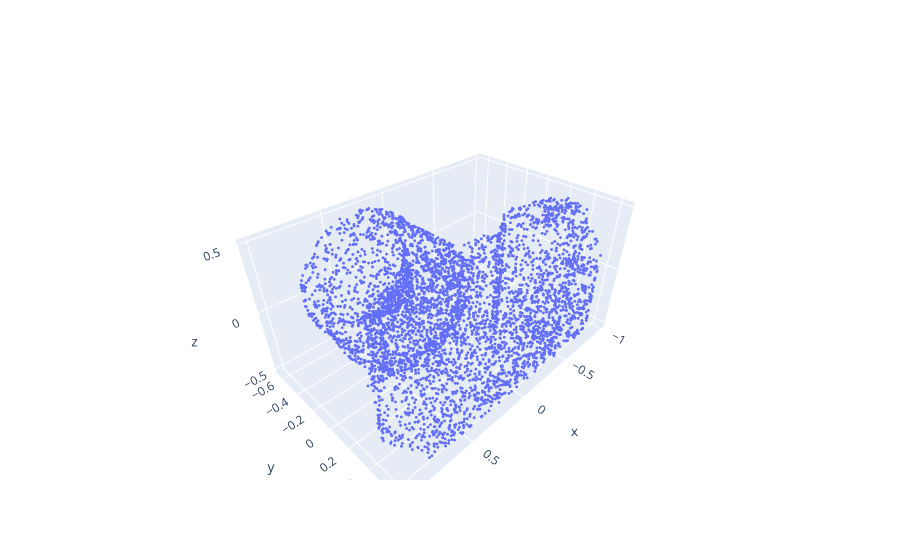

Here is the notebook cell this chart was saved with:
### Code cell
# sample point cloud on random object
num_samples = 5000
samples = utils.mesh_to_pointcloud(mesh['verts'], mesh['faces'], num_samples)

fig = go.Figure(
    [go.Scatter3d(x=samples[:, 0], y=samples[:, 1],z=samples[:, 2], mode='markers',
        marker=dict(
            size=1
            )
    )]
)
fig.show()

### Figure 1 — Plotly figure (JSON) as saved in the notebook; plotly's stock layout.template omitted (floating-point values rounded to 4 significant figures; data arrays with more than 128 entries replaced by an {"elided": "..."} marker saying what was removed)
{"data": [{"marker": {"size": 1}, "mode": "markers", "type": "scatter3d", "x": {"elided": "5000 float values"}, "y": {"elided": "5000 float values"}, "z": {"elided": "5000 float values"}}], "layout": {}}
